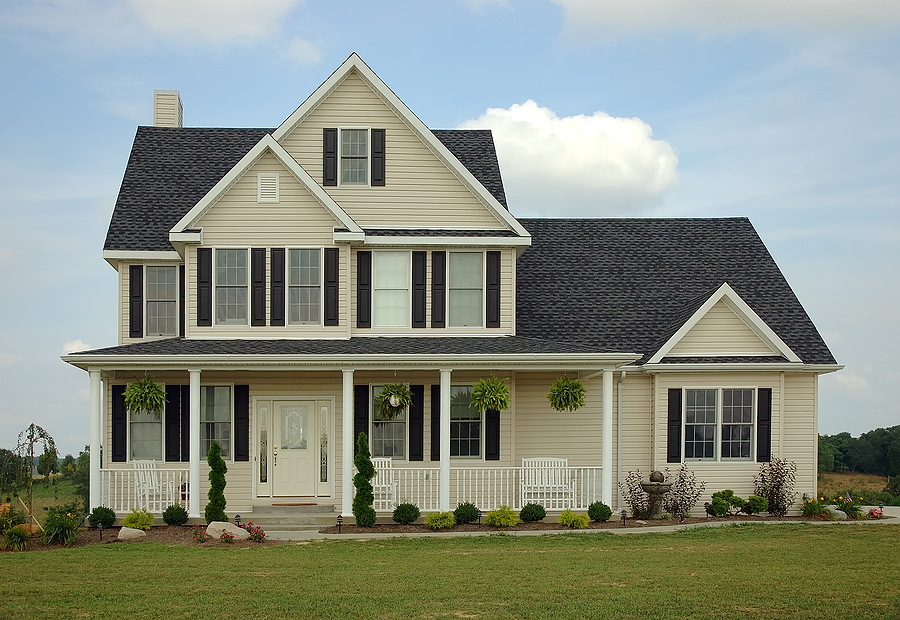
#> input picture 08_Inteligencia_Artificial/04_Visao_Computacional/02_Filtros_e_Atributos/imagens/casa.jpg, 900 x 620 px
$ jupyter execute 07.1_image_thresholding.ipynb
#> lines starting #> are read from the running program, lines starting #| are printed output that depends on the picture; after the words box and inside, x2 and y2 are one past the last pixel; in counts of white or black regions, pixels touching at a corner belong together
## Image Thresholding
***

O Image Thresholding é uma das técnicas de segmentação mais comuns (e básicas) na visão  computacional  e  nos  permite  separar  o  primeiro  plano  (ou  seja,  os  objetos  que  nos interessam) do fundo da imagem.

O limiar (ou Image Thresholding) é usado para criar uma imagem binária apartir de uma imagem em escala de cinza. É a maneira mais simples de segmentar objetos de um plano de fundo. Os algoritmos de limiar implementados em scikit-image podem ser separados em duas categorias.

* **Baseado em histograma**: O  histograma  da  intensidade dos  pixels  é  usado  e  determinadas premissas são feitas nas propriedades desse histograma (por exemplo, bimodal).

* **Local**: Para processar um pixel, apenas os pixels vizinhos são usados. Esses algoritmos muitas vezes exigem mais tempo de computação.

Se você não está familiarizado com os detalhes dos diferentes algoritmos, muitas vezes é difícil saber qual algoritmo dará os melhores resultados. Para ajudá-lo, o Scikit-image inclui uma  função  para  avaliar  algoritmos  de  limiar  fornecidos  pela  biblioteca. Dessa forma, você pode selecionar o melhor algoritmo para seus dados sem uma compreensão profunda de seus mecanismos.

O limiar no processamento de imagem significa atualizar o valor de cor de um pixel para branco ou preto de acordo com um valor de limiar. Se o valor de pixel for maior do que o valor de limiar, definimos o pixel como WHITE, se não, configuramos para BLACK. Existem também variações no limiar. Usando o conceito de obter valores de pixel e definir valores de pixels, é bastante simples escrever um código para o limiar de imagem.

O  limiar  de  imagem funciona  bem  em  casos  simples  em  que  o  fundo  da  imagem  é uniforme. Mas pode haver cenários quando o fundo da imagem não é uniforme e isso acontece com mais frequência. Para efetivamente limitar a imagem, ao invés de usar um valor de limite global,  calculamos  valores  de  limiar  diferentes  para  diferentes  partes  da  imagem.  Isso  é conhecido como thresholding adaptativo. Como o nome sugere, adaptamos o valor de limiar de acordo com diferentes partes da imagem.

O limiar vem em muitas formas. Temos um limite simples onde fornecemos parâmetros manualmente  para segmentar  a  imagem, isso  funciona  muito  bem  em  condições  de iluminação controlada, onde podemos garantir um alto contraste entre o primeiro plano e o plano de fundo da imagem.

Nós  também  temos  métodos  como  o  limiar  de  Otsu  que  tenta  ser  mais  dinâmico  e computar automaticamente o valor de limiar ideal com base na imagem de entrada.

E  existe  ainda  o limite  adaptativo  que,  ao  invés  de  tentar  limpar  uma  imagem globalmente usando um único valor, quebra a imagem para baixo em pedaços menores e limita cada uma dessas peças separadamente e individualmente.

***

[cell 1]
from matplotlib import pyplot as plt
import cv2

def show(img, color=True):
    """
    Redimensionar a imagem e mostrar no codigo.
    """

    if color:
        img = cv2.cvtColor(img, cv2.COLOR_BGR2RGB)

    plt.rcParams['figure.figsize'] = (50, 50)
    plt.imshow(img)
    plt.axis("off")
    plt.show()

[cell 2]
# Carrega a imagem e converte para Grayscale
image = cv2.imread("imagens/casa.jpg")
#> image is the input picture: shape (620, 900, 3); mean B, G, R 131.8, 143.8, 136.6
gray = cv2.cvtColor(image, cv2.COLOR_BGR2GRAY)
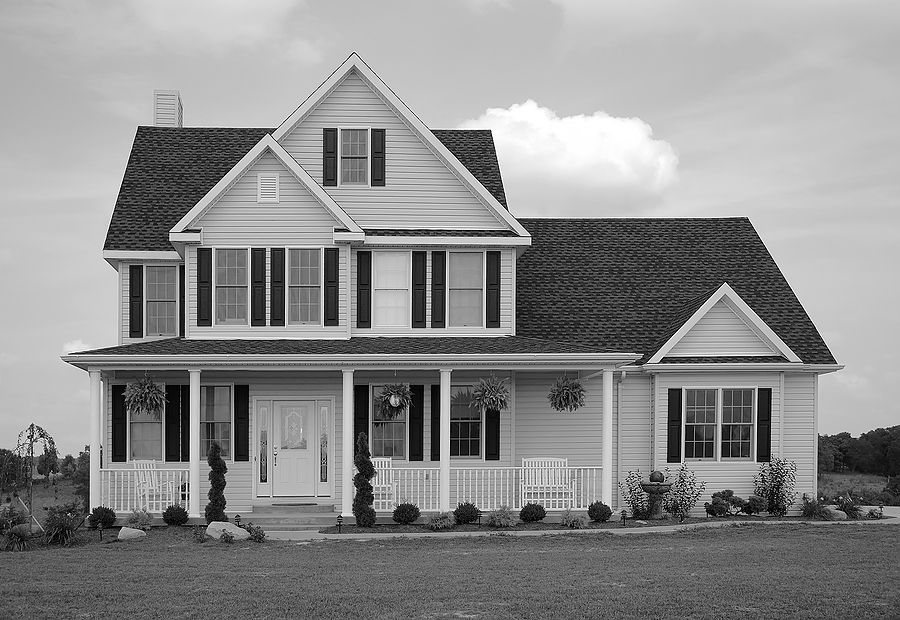
#> gray: shape (620, 900); min 0, max 255, mean 140.3

[cell 3]
# Aplica o filtro gaussiano
# A aplicação do filtro gaussiano ajuda a remover algumas das bordas de alta frequência da imagem
# que não nos preocupam e nos permitem obter uma segmentação mais "limpa".
blurred = cv2.GaussianBlur(gray, (5, 5), 0)
show(blurred)

[cell 4]
# Image thresholding com limite 155. (PRETO)
(T, thresh) = cv2.threshold(blurred, 155, 255, cv2.THRESH_BINARY)
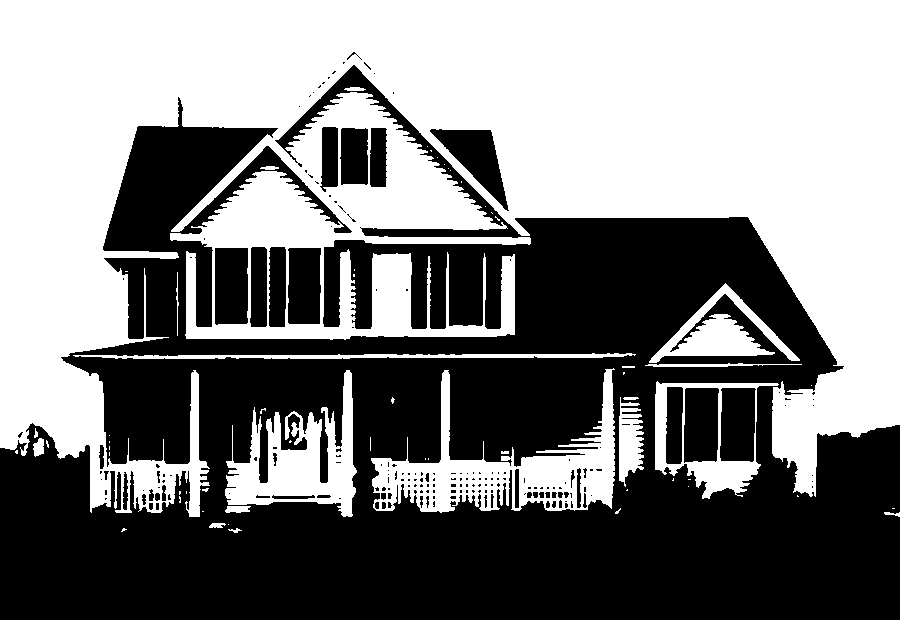
#> thresh: shape (620, 900); 50.7% white; 190 black regions (139 under 20 px), largest, box (x1, y1, x2, y2) and area: (0, 65, 900, 620) 253382, (430, 129, 509, 211) 2613, (215, 248, 248, 325) 2496
show(thresh)

[cell 5]
# Vamos aplicar o limiar básico. O primeiro parâmetro é a
# imagem, o segundo valor é o nosso limiar.
# Se um valor de pixel for maior que o nosso limite (neste
# caso, 155), convertemos para BRANCO, caso contrário, PRETO. (BRANCO)
(T, threshInv) = cv2.threshold(blurred, 155, 255, cv2.THRESH_BINARY_INV)
show(threshInv)

$ run again, with 08_Inteligencia_Artificial/04_Visao_Computacional/02_Filtros_e_Atributos/imagens/beija-flor.jpg copied over 08_Inteligencia_Artificial/04_Visao_Computacional/02_Filtros_e_Atributos/imagens/casa.jpg
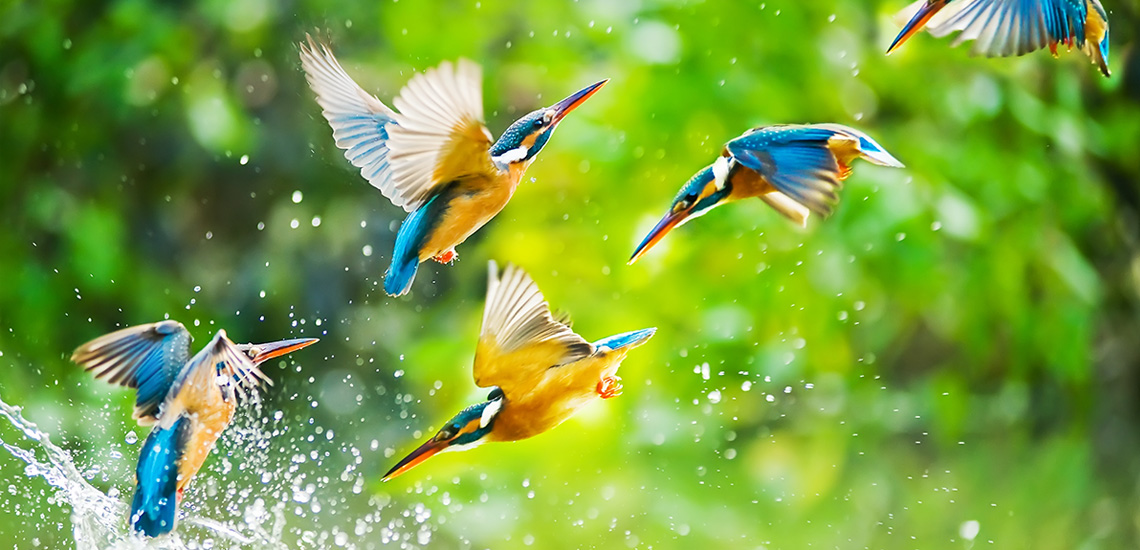
#> input picture 08_Inteligencia_Artificial/04_Visao_Computacional/02_Filtros_e_Atributos/imagens/beija-flor.jpg, 1140 x 550 px
#> image is the input picture: shape (550, 1140, 3); mean B, G, R 65.3, 160.7, 121.7
#> `gray = cv2.cvtColor(image, cv2.COLOR_BGR2GRAY)`:
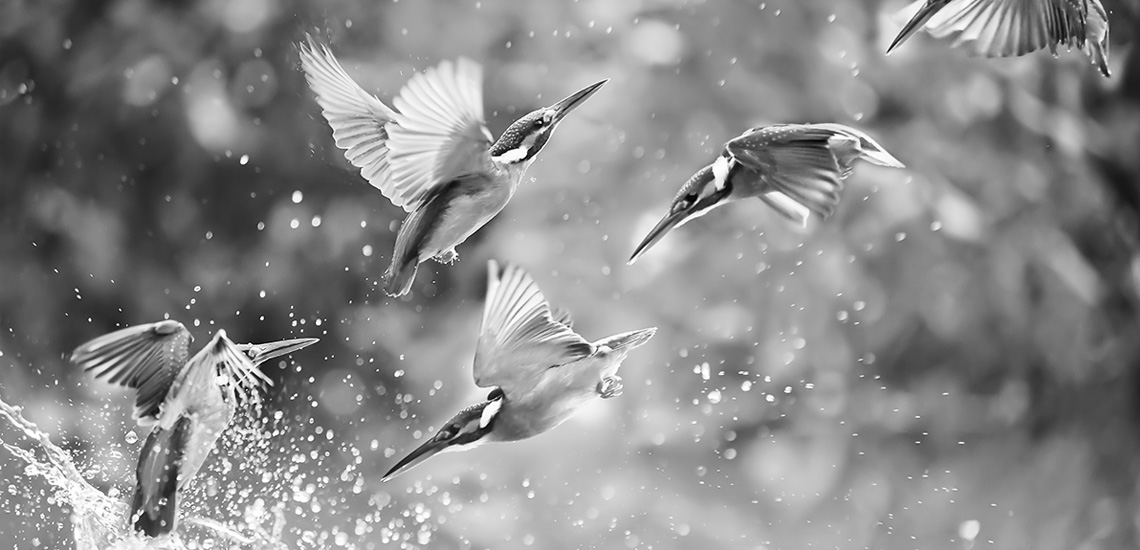
#> gray: shape (550, 1140); min 0, max 255, mean 138.2
#> `(T, thresh) = cv2.threshold(blurred, 155, 255, cv2.THRESH_BINARY)`:
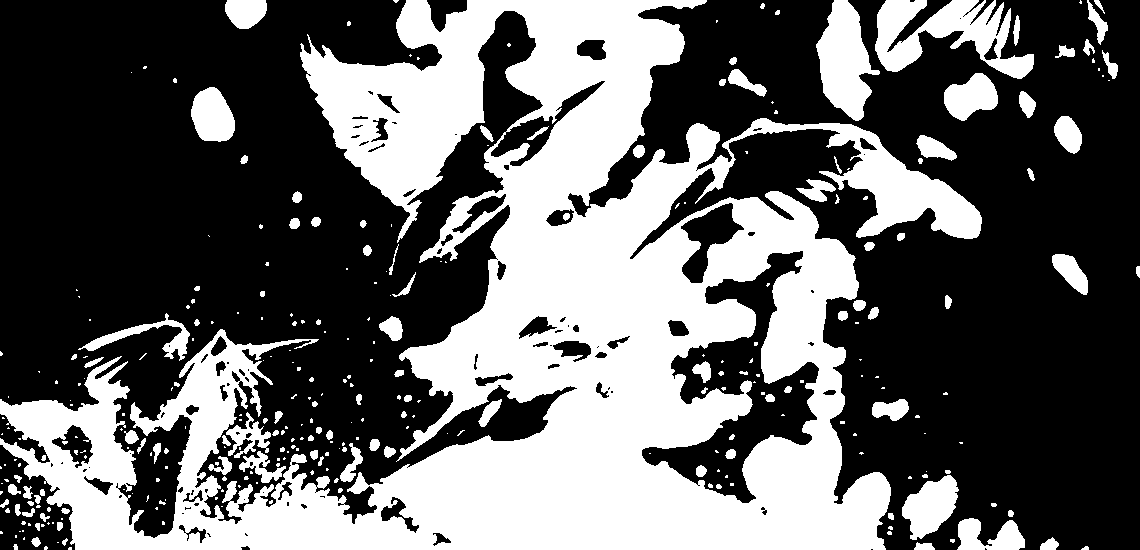
#> thresh: shape (550, 1140); 38.8% white; 315 white regions (195 under 20 px), largest, box (x1, y1, x2, y2) and area: (0, 0, 982, 550) 209096, (875, 0, 1034, 79) 6206, (816, 0, 880, 121) 4487
